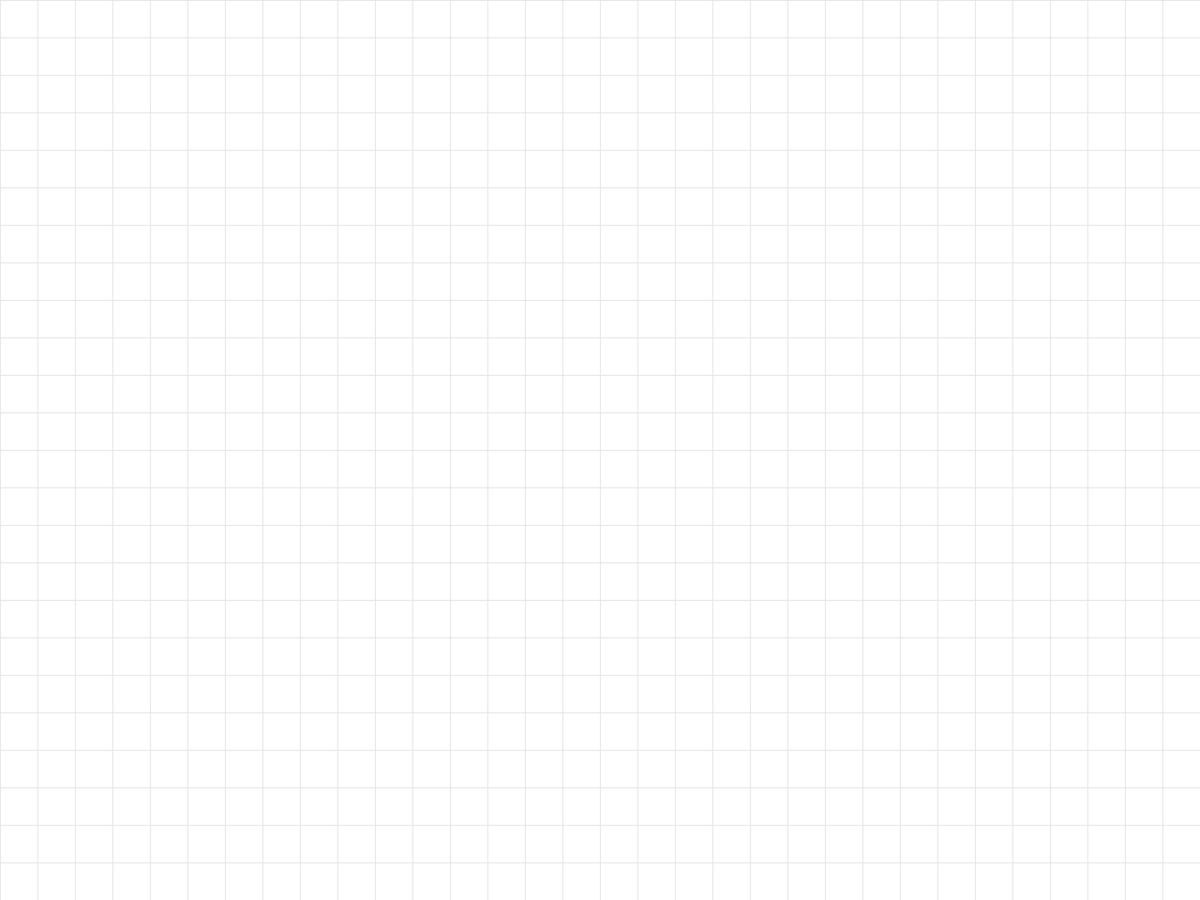
Frame 1 (no input)
Frame 60 (the mouse pressed at the canvas centre just before this capture): identical to frame 1, image omitted
Frame 120 (the mouse held since frame 60 and released just before this capture): identical to frame 1, image omitted

The Processing sketch that drew this single still picture (run headless with seeded random() and noise(); from frame 60 on, the mouse is pressed at the canvas centre):

// Processing sketch: DrawGridAdvanced
// ── DrawGridAdvanced.pde
// Rachel Menzies
// Create a grid based on size of screen and size of box

int boxSize = 50;            // set size of gridlines
color grey = color(225);


void setup(){
  fullScreen();
}

void draw(){
  background(255);
  drawGrid(); 
}

void drawGrid(){
  // make sure lines are drawn
  strokeWeight(1);
  stroke(grey);
  
  // lines down the screen
  for(int i=0; i<width; i+=boxSize){
    line(i,0,i,height);
  }
  
  // lines across the screen
  for(int i=0; i<height; i+=boxSize){
    line(0,i,width,i);
  }
}
